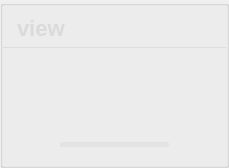
          <widget class="QGroupBox" name="groupBox_201">
           <property name="styleSheet">
            <string notr="true">#groupBox_201{
background-color: rgba(95, 95, 95, 200);
border: 0px solid #42adff;
border-left: 1px solid rgba(200, 200, 200,100);
border-right: 0px solid rgba(29, 83, 185, 255);
border-radius:0px;}</string>
           </property>
           <property name="title">
            <string/>
           </property>
           <layout class="QVBoxLayout" name="verticalLayout_4" stretch="0,1,0">
            <property name="leftMargin">
             <number>0</number>
            </property>
            <property name="topMargin">
             <number>0</number>
            </property>
            <property name="rightMargin">
             <number>0</number>
            </property>
            <property name="bottomMargin">
             <number>0</number>
            </property>
            <item>
             <widget class="QGroupBox" name="groupBox_3">
              <property name="minimumSize">
               <size>
                <width>0</width>
                <height>42</height>
               </size>
              </property>
              <property name="maximumSize">
               <size>
                <width>16777215</width>
                <height>42</height>
               </size>
              </property>
              <property name="styleSheet">
               <string notr="true">#groupBox_3{
border: 0px solid #42adff;
border-bottom: 1px solid rgba(200, 200, 200,100);
border-radius:0px;}</string>
              </property>
              <property name="title">
               <string/>
              </property>
              <layout class="QHBoxLayout" name="horizontalLayout_6">
               <property name="leftMargin">
                <number>11</number>
               </property>
               <property name="topMargin">
                <number>0</number>
               </property>
               <property name="rightMargin">
                <number>11</number>
               </property>
               <property name="bottomMargin">
                <number>0</number>
               </property>
               <item>
                <widget class="QLabel" name="label_6">
                 <property name="minimumSize">
                  <size>
                   <width>0</width>
                   <height>0</height>
                  </size>
                 </property>
                 <property name="maximumSize">
                  <size>
                   <width>16777215</width>
                   <height>40</height>
                  </size>
                 </property>
                 <property name="styleSheet">
                  <string notr="true">QLabel
{
	font-size: 22px;
	font-family: &quot;Microsoft YaHei&quot;;
	font-weight: bold;
 		border-radius:9px;
		background:rgba(66, 195, 255, 0);
color: rgb(218, 218, 218);
}
</string>
                 </property>
                 <property name="text">
                  <string>view</string>
                 </property>
                </widget>
               </item>
               <item>
                <spacer name="horizontalSpacer_14">
                 <property name="orientation">
                  <enum>Qt::Horizontal</enum>
                 </property>
                 <property name="sizeHint" stdset="0">
                  <size>
                   <width>40</width>
                   <height>20</height>
                  </size>
                 </property>
                </spacer>
               </item>
               <item>
                <widget class="QLabel" name="fps_label">
                 <property name="minimumSize">
                  <size>
                   <width>100</width>
                   <height>40</height>
                  </size>
                 </property>
                 <property name="maximumSize">
                  <size>
                   <width>100</width>
                   <height>40</height>
                  </size>
                 </property>
                 <property name="styleSheet">
                  <string notr="true">QLabel
{
	font-size: 20px;
	font-family: &quot;Microsoft YaHei&quot;;
	font-weight: bold;
 		border-radius:9px;
		background:rgba(66, 195, 255, 0);
color: rgb(218, 218, 218);
}
</string>
                 </property>
                 <property name="text">
                  <string/>
                 </property>
                 <property name="alignment">
                  <set>Qt::AlignCenter</set>
                 </property>
                </widget>
               </item>
              </layout>
             </widget>
            </item>
            <item>
             <widget class="QSplitter" name="splitter">
              <property name="enabled">
               <bool>true</bool>
              </property>
              <property name="styleSheet">
               <string notr="true">#splitter::handle{background: 1px solid  rgba(200, 200, 200,100);}</string>
              </property>
              <property name="frameShape">
               <enum>QFrame::NoFrame</enum>
              </property>
              <property name="lineWidth">
               <number>10</number>
              </property>
              <property name="orientation">
               <enum>Qt::Horizontal</enum>
              </property>
              <property name="handleWidth">
               <number>1</number>
              </property>
              <widget class="Label_click_Mouse" name="out_video">
               <property name="enabled">
                <bool>true</bool>
               </property>
               <property name="sizePolicy">
                <sizepolicy hsizetype="Ignored" vsizetype="Ignored">
                 <horstretch>0</horstretch>
                 <verstretch>0</verstretch>
                </sizepolicy>
               </property>
               <property name="minimumSize">
                <size>
                 <width>200</width>
                 <height>0</height>
                </size>
               </property>
               <property name="font">
                <font>
                 <family>微软雅黑</family>
                 <pointsize>36</pointsize>
                </font>
               </property>
               <property name="cursor">
                <cursorShape>ArrowCursor</cursorShape>
               </property>
               <property name="styleSheet">
                <string notr="true">color: rgb(218, 218, 218);
</string>
               </property>
               <property name="text">
                <string/>
               </property>
               <property name="scaledContents">
                <bool>false</bool>
               </property>
               <property name="alignment">
                <set>Qt::AlignCenter</set>
               </property>
              </widget>
             </widget>
            </item>
            <item>
             <layout class="QHBoxLayout" name="horizontalLayout_12">
              <property name="leftMargin">
               <number>11</number>
              </property>
              <property name="rightMargin">
               <number>11</number>
              </property>
              <item>
               <widget class="QPushButton" name="runButton">
                <property name="minimumSize">
                 <size>
                  <width>40</width>
                  <height>40</height>
                 </size>
                </property>
                <property name="styleSheet">
                 <string notr="true">QPushButton {
border-style: solid;
border-width: 0px;
border-radius: 0px;
background-color: rgba(223, 223, 223, 0);
}
QPushButton::focus{outline: none;}
QPushButton::hover {
border-style: solid;
border-width: 0px;
border-radius: 0px;
background-color: rgba(223, 223, 223, 150);}</string>
                </property>
                <property name="text">
                 <string/>
                </property>
                <property name="icon">
                 <iconset resource="../apprcc.qrc">
                  <normaloff>:/img/icon/运行.png</normaloff>
                  <normalon>:/img/icon/暂停.png</normalon>
                  <disabledoff>:/img/icon/运行.png</disabledoff>
                  <disabledon>:/img/icon/暂停.png</disabledon>
                  <activeoff>:/img/icon/运行.png</activeoff>
                  <activeon>:/img/icon/暂停.png</activeon>
                  <selectedoff>:/img/icon/运行.png</selectedoff>
                  <selectedon>:/img/icon/暂停.png</selectedon>:/img/icon/运行.png</iconset>
                </property>
                <property name="iconSize">
                 <size>
                  <width>30</width>
                  <height>30</height>
                 </size>
                </property>
                <property name="checkable">
                 <bool>true</bool>
                </property>
               </widget>
              </item>
              <item>
               <widget class="QProgressBar" name="progressBar">
                <property name="maximumSize">
                 <size>
                  <width>16777215</width>
                  <height>5</height>
                 </size>
                </property>
                <property name="styleSheet">
                 <string notr="true">QProgressBar{ color: rgb(255, 255, 255); font:12pt; border-radius:2px; text-align:center; border:none; background-color: rgba(215, 215, 215,100);} 
QProgressBar:chunk{ border-radius:0px; background: rgba(55, 55, 55, 200);}</string>
                </property>
                <property name="maximum">
                 <number>1000</number>
                </property>
                <property name="value">
                 <number>0</number>
                </property>
                <property name="textVisible">
                 <bool>false</bool>
                </property>
               </widget>
              </item>
              <item>
               <widget class="QPushButton" name="stopButton">
                <property name="minimumSize">
                 <size>
                  <width>40</width>
                  <height>40</height>
                 </size>
                </property>
                <property name="styleSheet">
                 <string notr="true">QPushButton {
border-style: solid;
border-width: 0px;
border-radius: 0px;
background-color: rgba(223, 223, 223, 0);
}
QPushButton::focus{outline: none;}
QPushButton::hover {
border-style: solid;
border-width: 0px;
border-radius: 0px;
background-color: rgba(223, 223, 223, 150);}</string>
                </property>
                <property name="text">
                 <string/>
                </property>
                <property name="icon">
                 <iconset resource="../apprcc.qrc">
                  <normaloff>:/img/icon/终止.png</normaloff>:/img/icon/终止.png</iconset>
                </property>
                <property name="iconSize">
                 <size>
                  <width>30</width>
                  <height>30</height>
                 </size>
                </property>
               </widget>
              </item>
             </layout>
            </item>
           </layout>
          </widget>
